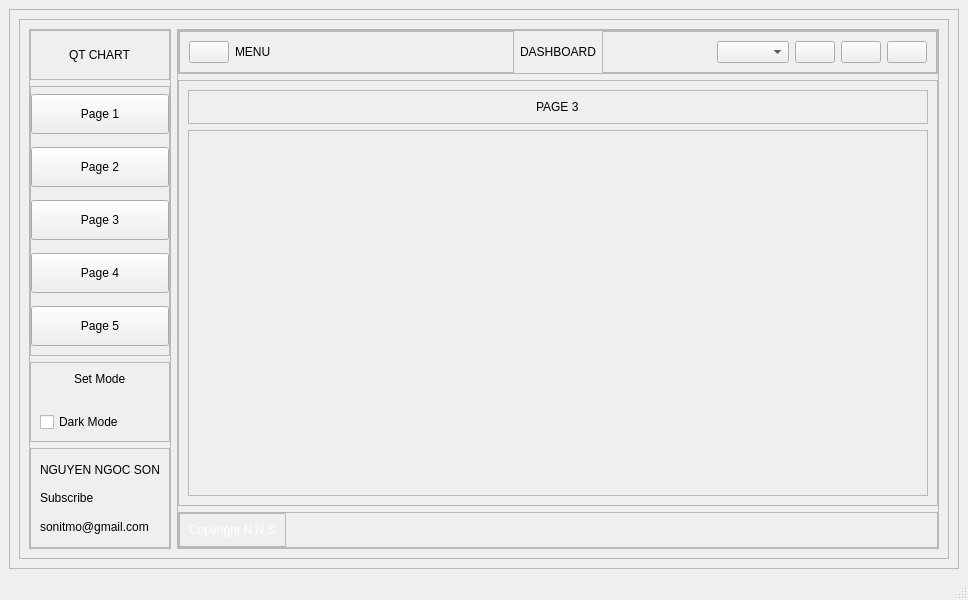
<?xml version="1.0" encoding="UTF-8"?>
<ui version="4.0">
 <class>MainWindow</class>
 <widget class="QMainWindow" name="MainWindow">
  <property name="geometry">
   <rect>
    <x>0</x>
    <y>0</y>
    <width>968</width>
    <height>600</height>
   </rect>
  </property>
  <property name="windowTitle">
   <string>MainWindow</string>
  </property>
  <widget class="QWidget" name="centralwidget">
   <layout class="QHBoxLayout" name="horizontalLayout">
    <item>
     <widget class="QFrame" name="stylesheet">
      <property name="styleSheet">
       <string notr="true"/>
      </property>
      <property name="frameShape">
       <enum>QFrame::StyledPanel</enum>
      </property>
      <property name="frameShadow">
       <enum>QFrame::Raised</enum>
      </property>
      <layout class="QHBoxLayout" name="horizontalLayout_9">
       <item>
        <widget class="QFrame" name="bg_app">
         <property name="frameShape">
          <enum>QFrame::StyledPanel</enum>
         </property>
         <property name="frameShadow">
          <enum>QFrame::Raised</enum>
         </property>
         <layout class="QHBoxLayout" name="horizontalLayout_10">
          <item>
           <widget class="QFrame" name="frm_left">
            <property name="styleSheet">
             <string notr="true">frm_left</string>
            </property>
            <property name="frameShape">
             <enum>QFrame::StyledPanel</enum>
            </property>
            <property name="frameShadow">
             <enum>QFrame::Raised</enum>
            </property>
            <layout class="QVBoxLayout" name="verticalLayout_4">
             <property name="leftMargin">
              <number>0</number>
             </property>
             <property name="topMargin">
              <number>0</number>
             </property>
             <property name="rightMargin">
              <number>0</number>
             </property>
             <property name="bottomMargin">
              <number>0</number>
             </property>
             <item>
              <widget class="QFrame" name="frm_lelf_top">
               <property name="minimumSize">
                <size>
                 <width>0</width>
                 <height>50</height>
                </size>
               </property>
               <property name="maximumSize">
                <size>
                 <width>16777215</width>
                 <height>50</height>
                </size>
               </property>
               <property name="frameShape">
                <enum>QFrame::StyledPanel</enum>
               </property>
               <property name="frameShadow">
                <enum>QFrame::Raised</enum>
               </property>
               <layout class="QHBoxLayout" name="horizontalLayout_3">
                <property name="leftMargin">
                 <number>0</number>
                </property>
                <property name="topMargin">
                 <number>0</number>
                </property>
                <property name="rightMargin">
                 <number>0</number>
                </property>
                <property name="bottomMargin">
                 <number>0</number>
                </property>
                <item alignment="Qt::AlignHCenter">
                 <widget class="QLabel" name="label_2">
                  <property name="styleSheet">
                   <string notr="true"/>
                  </property>
                  <property name="text">
                   <string>QT CHART</string>
                  </property>
                 </widget>
                </item>
               </layout>
              </widget>
             </item>
             <item>
              <widget class="QFrame" name="frame_8">
               <property name="frameShape">
                <enum>QFrame::StyledPanel</enum>
               </property>
               <property name="frameShadow">
                <enum>QFrame::Raised</enum>
               </property>
               <layout class="QVBoxLayout" name="verticalLayout_6">
                <property name="leftMargin">
                 <number>0</number>
                </property>
                <property name="topMargin">
                 <number>0</number>
                </property>
                <property name="rightMargin">
                 <number>0</number>
                </property>
                <property name="bottomMargin">
                 <number>0</number>
                </property>
                <item>
                 <widget class="QPushButton" name="btn_chart1">
                  <property name="minimumSize">
                   <size>
                    <width>40</width>
                    <height>40</height>
                   </size>
                  </property>
                  <property name="styleSheet">
                   <string notr="true"/>
                  </property>
                  <property name="text">
                   <string>Page 1</string>
                  </property>
                  <property name="icon">
                   <iconset resource="../resources.qrc">
                    <normaloff>:/icons/resources/icons/address-book-blue.png</normaloff>:/icons/resources/icons/address-book-blue.png</iconset>
                  </property>
                 </widget>
                </item>
                <item>
                 <widget class="QPushButton" name="btn_chart2">
                  <property name="minimumSize">
                   <size>
                    <width>40</width>
                    <height>40</height>
                   </size>
                  </property>
                  <property name="styleSheet">
                   <string notr="true"/>
                  </property>
                  <property name="text">
                   <string>Page 2</string>
                  </property>
                  <property name="icon">
                   <iconset resource="../resources.qrc">
                    <normaloff>:/icons/resources/icons/android.png</normaloff>:/icons/resources/icons/android.png</iconset>
                  </property>
                 </widget>
                </item>
                <item>
                 <widget class="QPushButton" name="btn_chart3">
                  <property name="minimumSize">
                   <size>
                    <width>40</width>
                    <height>40</height>
                   </size>
                  </property>
                  <property name="styleSheet">
                   <string notr="true"/>
                  </property>
                  <property name="text">
                   <string>Page 3</string>
                  </property>
                  <property name="icon">
                   <iconset resource="../resources.qrc">
                    <normaloff>:/icons/resources/icons/animal-dog.png</normaloff>:/icons/resources/icons/animal-dog.png</iconset>
                  </property>
                 </widget>
                </item>
                <item>
                 <widget class="QPushButton" name="pushButton_6">
                  <property name="minimumSize">
                   <size>
                    <width>40</width>
                    <height>40</height>
                   </size>
                  </property>
                  <property name="styleSheet">
                   <string notr="true"/>
                  </property>
                  <property name="text">
                   <string>Page 4</string>
                  </property>
                  <property name="icon">
                   <iconset resource="../resources.qrc">
                    <normaloff>:/icons/resources/icons/animal-monkey.png</normaloff>:/icons/resources/icons/animal-monkey.png</iconset>
                  </property>
                 </widget>
                </item>
                <item>
                 <widget class="QPushButton" name="pushButton_7">
                  <property name="minimumSize">
                   <size>
                    <width>40</width>
                    <height>40</height>
                   </size>
                  </property>
                  <property name="styleSheet">
                   <string notr="true"/>
                  </property>
                  <property name="text">
                   <string>Page 5</string>
                  </property>
                  <property name="icon">
                   <iconset resource="../resources.qrc">
                    <normaloff>:/icons/resources/icons/animal.png</normaloff>:/icons/resources/icons/animal.png</iconset>
                  </property>
                 </widget>
                </item>
               </layout>
              </widget>
             </item>
             <item>
              <widget class="QFrame" name="frame_9">
               <property name="minimumSize">
                <size>
                 <width>0</width>
                 <height>50</height>
                </size>
               </property>
               <property name="maximumSize">
                <size>
                 <width>16777215</width>
                 <height>80</height>
                </size>
               </property>
               <property name="frameShape">
                <enum>QFrame::StyledPanel</enum>
               </property>
               <property name="frameShadow">
                <enum>QFrame::Raised</enum>
               </property>
               <layout class="QVBoxLayout" name="verticalLayout_7">
                <item alignment="Qt::AlignHCenter|Qt::AlignTop">
                 <widget class="QLabel" name="label_12">
                  <property name="styleSheet">
                   <string notr="true"/>
                  </property>
                  <property name="text">
                   <string>Set Mode</string>
                  </property>
                 </widget>
                </item>
                <item>
                 <widget class="SwitchButton" name="check_box">
                  <property name="minimumSize">
                   <size>
                    <width>0</width>
                    <height>0</height>
                   </size>
                  </property>
                  <property name="styleSheet">
                   <string notr="true"/>
                  </property>
                  <property name="text">
                   <string>Dark Mode</string>
                  </property>
                 </widget>
                </item>
               </layout>
              </widget>
             </item>
             <item>
              <widget class="QFrame" name="frame_10">
               <property name="maximumSize">
                <size>
                 <width>16777215</width>
                 <height>100</height>
                </size>
               </property>
               <property name="frameShape">
                <enum>QFrame::StyledPanel</enum>
               </property>
               <property name="frameShadow">
                <enum>QFrame::Raised</enum>
               </property>
               <layout class="QVBoxLayout" name="verticalLayout_8">
                <item>
                 <widget class="QLabel" name="label_6">
                  <property name="styleSheet">
                   <string notr="true"/>
                  </property>
                  <property name="text">
                   <string>NGUYEN NGOC SON</string>
                  </property>
                 </widget>
                </item>
                <item>
                 <widget class="QLabel" name="label_7">
                  <property name="styleSheet">
                   <string notr="true"/>
                  </property>
                  <property name="text">
                   <string>Subscribe</string>
                  </property>
                 </widget>
                </item>
                <item>
                 <widget class="QLabel" name="label_8">
                  <property name="styleSheet">
                   <string notr="true"/>
                  </property>
                  <property name="text">
                   <string>sonitmo@gmail.com</string>
                  </property>
                 </widget>
                </item>
               </layout>
              </widget>
             </item>
            </layout>
           </widget>
          </item>
          <item>
           <widget class="QFrame" name="frm_right">
            <property name="styleSheet">
             <string notr="true"/>
            </property>
            <property name="frameShape">
             <enum>QFrame::StyledPanel</enum>
            </property>
            <property name="frameShadow">
             <enum>QFrame::Raised</enum>
            </property>
            <layout class="QVBoxLayout" name="verticalLayout_9">
             <property name="leftMargin">
              <number>0</number>
             </property>
             <property name="topMargin">
              <number>0</number>
             </property>
             <property name="rightMargin">
              <number>0</number>
             </property>
             <property name="bottomMargin">
              <number>0</number>
             </property>
             <item>
              <widget class="QFrame" name="frm_right_top">
               <property name="styleSheet">
                <string notr="true"/>
               </property>
               <property name="frameShape">
                <enum>QFrame::StyledPanel</enum>
               </property>
               <property name="frameShadow">
                <enum>QFrame::Raised</enum>
               </property>
               <layout class="QHBoxLayout" name="horizontalLayout_4">
                <property name="leftMargin">
                 <number>0</number>
                </property>
                <property name="topMargin">
                 <number>0</number>
                </property>
                <property name="rightMargin">
                 <number>0</number>
                </property>
                <property name="bottomMargin">
                 <number>0</number>
                </property>
                <item>
                 <widget class="QFrame" name="frame_13">
                  <property name="styleSheet">
                   <string notr="true"/>
                  </property>
                  <property name="frameShape">
                   <enum>QFrame::StyledPanel</enum>
                  </property>
                  <property name="frameShadow">
                   <enum>QFrame::Raised</enum>
                  </property>
                  <layout class="QHBoxLayout" name="horizontalLayout_6">
                   <item>
                    <widget class="QPushButton" name="btn_menu">
                     <property name="styleSheet">
                      <string notr="true"/>
                     </property>
                     <property name="text">
                      <string/>
                     </property>
                     <property name="icon">
                      <iconset resource="../resources.qrc">
                       <normaloff>:/icons/resources/icons/menu-burger.png</normaloff>:/icons/resources/icons/menu-burger.png</iconset>
                     </property>
                    </widget>
                   </item>
                   <item>
                    <widget class="QLabel" name="label_9">
                     <property name="styleSheet">
                      <string notr="true"/>
                     </property>
                     <property name="text">
                      <string>MENU</string>
                     </property>
                    </widget>
                   </item>
                   <item>
                    <spacer name="horizontalSpacer">
                     <property name="orientation">
                      <enum>Qt::Horizontal</enum>
                     </property>
                     <property name="sizeHint" stdset="0">
                      <size>
                       <width>40</width>
                       <height>20</height>
                      </size>
                     </property>
                    </spacer>
                   </item>
                  </layout>
                 </widget>
                </item>
                <item>
                 <widget class="QLabel" name="label_10">
                  <property name="styleSheet">
                   <string notr="true"/>
                  </property>
                  <property name="text">
                   <string>DASHBOARD</string>
                  </property>
                 </widget>
                </item>
                <item>
                 <widget class="QFrame" name="frame_14">
                  <property name="frameShape">
                   <enum>QFrame::StyledPanel</enum>
                  </property>
                  <property name="frameShadow">
                   <enum>QFrame::Raised</enum>
                  </property>
                  <layout class="QHBoxLayout" name="horizontalLayout_7">
                   <item>
                    <spacer name="horizontalSpacer_3">
                     <property name="orientation">
                      <enum>Qt::Horizontal</enum>
                     </property>
                     <property name="sizeHint" stdset="0">
                      <size>
                       <width>40</width>
                       <height>20</height>
                      </size>
                     </property>
                    </spacer>
                   </item>
                   <item>
                    <widget class="QComboBox" name="combo_box"/>
                   </item>
                   <item>
                    <widget class="QPushButton" name="btn_minimize">
                     <property name="styleSheet">
                      <string notr="true">color: #FFFFFF;</string>
                     </property>
                     <property name="text">
                      <string/>
                     </property>
                     <property name="icon">
                      <iconset resource="../resources.qrc">
                       <normaloff>:/icons/resources/icons/icons8-minimize-30.png</normaloff>:/icons/resources/icons/icons8-minimize-30.png</iconset>
                     </property>
                    </widget>
                   </item>
                   <item>
                    <widget class="QPushButton" name="btn_restore_down">
                     <property name="text">
                      <string/>
                     </property>
                     <property name="icon">
                      <iconset resource="../resources.qrc">
                       <normaloff>:/icons/resources/icons/icons8-restore-down-32.png</normaloff>:/icons/resources/icons/icons8-restore-down-32.png</iconset>
                     </property>
                    </widget>
                   </item>
                   <item>
                    <widget class="QPushButton" name="btn_exit">
                     <property name="text">
                      <string/>
                     </property>
                     <property name="icon">
                      <iconset resource="../resources.qrc">
                       <normaloff>:/icons/resources/icons/cross.png</normaloff>:/icons/resources/icons/cross.png</iconset>
                     </property>
                    </widget>
                   </item>
                  </layout>
                 </widget>
                </item>
               </layout>
              </widget>
             </item>
             <item>
              <widget class="QFrame" name="frm_right_main">
               <property name="frameShape">
                <enum>QFrame::StyledPanel</enum>
               </property>
               <property name="frameShadow">
                <enum>QFrame::Raised</enum>
               </property>
               <layout class="QVBoxLayout" name="verticalLayout_10">
                <property name="leftMargin">
                 <number>0</number>
                </property>
                <property name="topMargin">
                 <number>0</number>
                </property>
                <property name="rightMargin">
                 <number>0</number>
                </property>
                <property name="bottomMargin">
                 <number>0</number>
                </property>
                <item>
                 <widget class="QStackedWidget" name="stackedWidget">
                  <property name="currentIndex">
                   <number>2</number>
                  </property>
                  <widget class="QWidget" name="page">
                   <layout class="QVBoxLayout" name="verticalLayout_11">
                    <item alignment="Qt::AlignTop">
                     <widget class="QFrame" name="frame_16">
                      <property name="frameShape">
                       <enum>QFrame::StyledPanel</enum>
                      </property>
                      <property name="frameShadow">
                       <enum>QFrame::Raised</enum>
                      </property>
                      <layout class="QVBoxLayout" name="verticalLayout_12">
                       <item alignment="Qt::AlignHCenter|Qt::AlignVCenter">
                        <widget class="QLabel" name="label_13">
                         <property name="styleSheet">
                          <string notr="true"/>
                         </property>
                         <property name="text">
                          <string>PAGE 1</string>
                         </property>
                        </widget>
                       </item>
                      </layout>
                     </widget>
                    </item>
                    <item>
                     <widget class="QFrame" name="frm_page1">
                      <property name="sizePolicy">
                       <sizepolicy hsizetype="Preferred" vsizetype="Expanding">
                        <horstretch>0</horstretch>
                        <verstretch>0</verstretch>
                       </sizepolicy>
                      </property>
                      <property name="styleSheet">
                       <string notr="true"/>
                      </property>
                      <property name="frameShape">
                       <enum>QFrame::StyledPanel</enum>
                      </property>
                      <property name="frameShadow">
                       <enum>QFrame::Raised</enum>
                      </property>
                     </widget>
                    </item>
                   </layout>
                  </widget>
                  <widget class="QWidget" name="page_2">
                   <layout class="QVBoxLayout" name="verticalLayout_13">
                    <item>
                     <widget class="QFrame" name="frame_18">
                      <property name="frameShape">
                       <enum>QFrame::StyledPanel</enum>
                      </property>
                      <property name="frameShadow">
                       <enum>QFrame::Raised</enum>
                      </property>
                      <layout class="QVBoxLayout" name="verticalLayout_14">
                       <item alignment="Qt::AlignHCenter|Qt::AlignVCenter">
                        <widget class="QLabel" name="label_14">
                         <property name="styleSheet">
                          <string notr="true"/>
                         </property>
                         <property name="text">
                          <string>PAGE 2</string>
                         </property>
                        </widget>
                       </item>
                      </layout>
                     </widget>
                    </item>
                    <item>
                     <widget class="QFrame" name="frm_page2">
                      <property name="sizePolicy">
                       <sizepolicy hsizetype="Preferred" vsizetype="Expanding">
                        <horstretch>0</horstretch>
                        <verstretch>0</verstretch>
                       </sizepolicy>
                      </property>
                      <property name="styleSheet">
                       <string notr="true"/>
                      </property>
                      <property name="frameShape">
                       <enum>QFrame::StyledPanel</enum>
                      </property>
                      <property name="frameShadow">
                       <enum>QFrame::Raised</enum>
                      </property>
                     </widget>
                    </item>
                   </layout>
                  </widget>
                  <widget class="QWidget" name="page_3">
                   <layout class="QVBoxLayout" name="verticalLayout_15">
                    <item>
                     <widget class="QFrame" name="frame_20">
                      <property name="frameShape">
                       <enum>QFrame::StyledPanel</enum>
                      </property>
                      <property name="frameShadow">
                       <enum>QFrame::Raised</enum>
                      </property>
                      <layout class="QVBoxLayout" name="verticalLayout_16">
                       <item alignment="Qt::AlignHCenter|Qt::AlignVCenter">
                        <widget class="QLabel" name="label_15">
                         <property name="styleSheet">
                          <string notr="true"/>
                         </property>
                         <property name="text">
                          <string>PAGE 3</string>
                         </property>
                        </widget>
                       </item>
                      </layout>
                     </widget>
                    </item>
                    <item>
                     <widget class="QFrame" name="frm_page3">
                      <property name="sizePolicy">
                       <sizepolicy hsizetype="Preferred" vsizetype="Expanding">
                        <horstretch>0</horstretch>
                        <verstretch>0</verstretch>
                       </sizepolicy>
                      </property>
                      <property name="styleSheet">
                       <string notr="true"/>
                      </property>
                      <property name="frameShape">
                       <enum>QFrame::StyledPanel</enum>
                      </property>
                      <property name="frameShadow">
                       <enum>QFrame::Raised</enum>
                      </property>
                     </widget>
                    </item>
                   </layout>
                  </widget>
                 </widget>
                </item>
               </layout>
              </widget>
             </item>
             <item>
              <widget class="QFrame" name="frm_right_bottom">
               <property name="frameShape">
                <enum>QFrame::StyledPanel</enum>
               </property>
               <property name="frameShadow">
                <enum>QFrame::Raised</enum>
               </property>
               <layout class="QHBoxLayout" name="horizontalLayout_8">
                <property name="leftMargin">
                 <number>0</number>
                </property>
                <property name="topMargin">
                 <number>0</number>
                </property>
                <property name="rightMargin">
                 <number>0</number>
                </property>
                <property name="bottomMargin">
                 <number>0</number>
                </property>
                <item>
                 <widget class="QFrame" name="frame_23">
                  <property name="styleSheet">
                   <string notr="true">color: #FFFFFF;</string>
                  </property>
                  <property name="frameShape">
                   <enum>QFrame::StyledPanel</enum>
                  </property>
                  <property name="frameShadow">
                   <enum>QFrame::Raised</enum>
                  </property>
                  <layout class="QVBoxLayout" name="verticalLayout_17">
                   <item>
                    <widget class="QLabel" name="label_16">
                     <property name="text">
                      <string>Copyright N.N.S</string>
                     </property>
                    </widget>
                   </item>
                  </layout>
                 </widget>
                </item>
                <item>
                 <spacer name="horizontalSpacer_4">
                  <property name="orientation">
                   <enum>Qt::Horizontal</enum>
                  </property>
                  <property name="sizeHint" stdset="0">
                   <size>
                    <width>40</width>
                    <height>20</height>
                   </size>
                  </property>
                 </spacer>
                </item>
               </layout>
              </widget>
             </item>
            </layout>
           </widget>
          </item>
         </layout>
        </widget>
       </item>
      </layout>
     </widget>
    </item>
   </layout>
  </widget>
  <widget class="QMenuBar" name="menubar">
   <property name="geometry">
    <rect>
     <x>0</x>
     <y>0</y>
     <width>968</width>
     <height>22</height>
    </rect>
   </property>
  </widget>
  <widget class="QStatusBar" name="statusbar"/>
 </widget>
 <customwidgets>
  <customwidget>
   <class>SwitchButton</class>
   <extends>QCheckBox</extends>
   <header location="global">switchbutton</header>
  </customwidget>
 </customwidgets>
 <resources>
  <include location="../resources.qrc"/>
 </resources>
 <connections/>
</ui>
